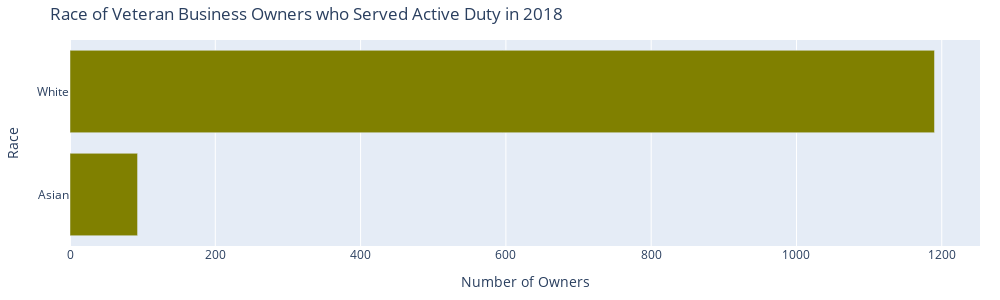

The notebook cell this image was saved under:
### Code cell
fig02 = px.bar(Act2018VetRace[2:], x = 'OWNPDEMP',  y= 'OWNER_RACE_LABEL', title='Race of Veteran Business Owners who Served Active Duty in 2018', orientation="h", color_discrete_sequence =['olive'], labels = {"OWNPDEMP": "Number of Owners", "OWNER_RACE_LABEL": "Race"}, height=300, width=1000)


fig02.update_layout(showlegend=False, barmode='stack', yaxis={'categoryorder':'total ascending'}, margin=dict(l=20,r=20,t=40,b=40))



fig02.write_image(r"VetOwnRace2018.png")


fig02.show()

### Figure 1 — Plotly figure (JSON) as saved in the notebook; plotly's stock layout.template omitted (floating-point values rounded to 4 significant figures)
{"data": [{"alignmentgroup": "True", "hovertemplate": "Number of Owners=%{x}<br>Race=%{y}<extra></extra>", "legendgroup": "", "marker": {"color": "olive", "pattern": {"shape": ""}}, "name": "", "offsetgroup": "", "orientation": "h", "showlegend": false, "textposition": "auto", "type": "bar", "x": [93, 1190], "xaxis": "x", "y": ["Asian", "White"], "yaxis": "y"}], "layout": {"barmode": "stack", "height": 300, "legend": {"tracegroupgap": 0}, "margin": {"b": 40, "l": 20, "r": 20, "t": 40}, "showlegend": false, "title": {"text": "Race of Veteran Business Owners who Served Active Duty in 2018"}, "width": 1000, "xaxis": {"anchor": "y", "domain": [0, 1], "title": {"text": "Number of Owners"}}, "yaxis": {"anchor": "x", "categoryorder": "total ascending", "domain": [0, 1], "title": {"text": "Race"}}}}
